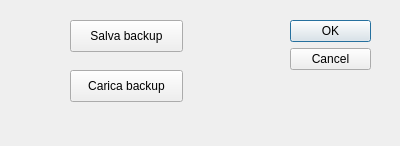
<?xml version="1.0" encoding="UTF-8"?>
<ui version="4.0">
 <class>gestionebackup</class>
 <widget class="QDialog" name="gestionebackup">
  <property name="geometry">
   <rect>
    <x>0</x>
    <y>0</y>
    <width>400</width>
    <height>146</height>
   </rect>
  </property>
  <property name="windowTitle">
   <string>Dialog</string>
  </property>
  <widget class="QDialogButtonBox" name="buttonBox">
   <property name="geometry">
    <rect>
     <x>290</x>
     <y>20</y>
     <width>81</width>
     <height>241</height>
    </rect>
   </property>
   <property name="orientation">
    <enum>Qt::Vertical</enum>
   </property>
   <property name="standardButtons">
    <set>QDialogButtonBox::Cancel|QDialogButtonBox::Ok</set>
   </property>
  </widget>
  <widget class="QPushButton" name="save">
   <property name="geometry">
    <rect>
     <x>70</x>
     <y>20</y>
     <width>113</width>
     <height>32</height>
    </rect>
   </property>
   <property name="text">
    <string>Salva backup</string>
   </property>
  </widget>
  <widget class="QPushButton" name="load">
   <property name="geometry">
    <rect>
     <x>70</x>
     <y>70</y>
     <width>113</width>
     <height>32</height>
    </rect>
   </property>
   <property name="text">
    <string>Carica backup</string>
   </property>
  </widget>
 </widget>
 <resources/>
 <connections>
  <connection>
   <sender>buttonBox</sender>
   <signal>accepted()</signal>
   <receiver>gestionebackup</receiver>
   <slot>accept()</slot>
   <hints>
    <hint type="sourcelabel">
     <x>248</x>
     <y>254</y>
    </hint>
    <hint type="destinationlabel">
     <x>157</x>
     <y>274</y>
    </hint>
   </hints>
  </connection>
  <connection>
   <sender>buttonBox</sender>
   <signal>rejected()</signal>
   <receiver>gestionebackup</receiver>
   <slot>reject()</slot>
   <hints>
    <hint type="sourcelabel">
     <x>316</x>
     <y>260</y>
    </hint>
    <hint type="destinationlabel">
     <x>286</x>
     <y>274</y>
    </hint>
   </hints>
  </connection>
 </connections>
</ui>
